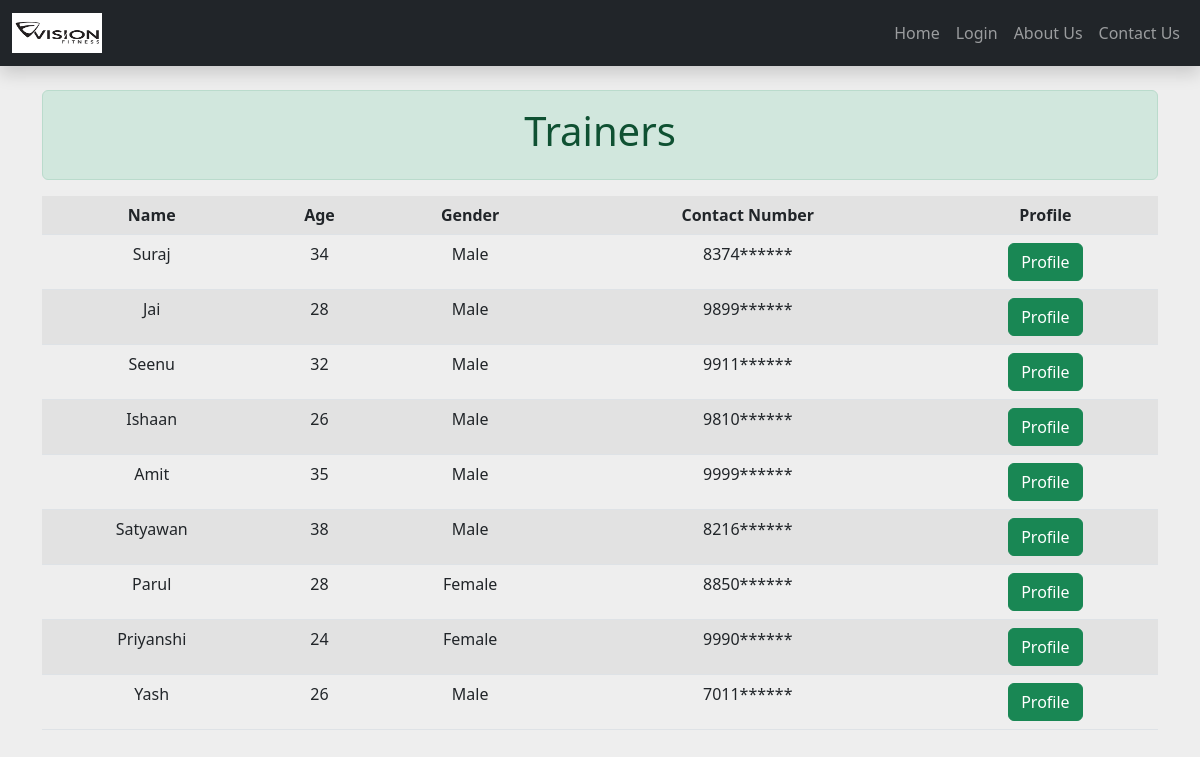
/Trainerlist/, run on the app's committed database.
### health/models.py (models this page shows)
class TrainerModel(models.Model):
    contact_no= models.CharField(max_length=50)
    contact=models.CharField(max_length=100,null=True)
    Gender=models.CharField(max_length=50)
    Age=models.IntegerField(null=True)
    Expertise=models.CharField(max_length=100)
    Experience=models.IntegerField(null=True)
    Name=models.CharField(max_length=100)
    Fees=models.IntegerField(null=True)
    Fees1=models.IntegerField(null=True)
    Fees2=models.IntegerField(null=True)
    profile=models.ImageField(upload_to="static/health/image")
    profile1=models.ImageField(blank=True)

### health/views.py (the view)
# urls.py: path('Trainerlist/', views.Trainerlist, name="Trainerlist"),
def Trainerlist(request):
    user1=TrainerModel.objects.all()
    return render(request, "health/Trainerlist.html",{"user1":user1})

### health/Templates/health/Trainerlist.html
{% extends "health/base.html" %}
{% block content %}
<div class="container mt-4">
    <div class="alert alert-success mb-3 text-center">
        <strong><h1>Trainers</h1></strong>
      </div>
    <div class="d-flex justify-content-center">
        <table class="table table-striped text-center">
            <tr>
            <th>Name</th>
            <th>Age</th>
            <th>Gender</th>
            <th>Contact Number</th>
            <th>Profile</th>
            </tr>
            {% for d in user1 %}
            <tr>
            <td>{{d.Name}}</td>
            <td>{{d.Age}}</td>
            <td>{{d.Gender}}</td>
            <td>{{d.contact}}</td>
            <td><a href="{% url 'view_profile' id=d.id %}" class="btn btn-success">Profile</a></td>
            </tr>
            {% endfor %}
        </table>
        </div>
</div>
{% endblock %}

### data on the page
TrainerModel: Name "Suraj", Age "34", Gender "Male", contact "8374******"
TrainerModel: Name "Jai", Age "28", Gender "Male", contact "9899******"
TrainerModel: Name "Seenu", Age "32", Gender "Male", contact "9911******"
TrainerModel: Name "Ishaan", Age "26", Gender "Male", contact "9810******"
TrainerModel: Name "Amit", Age "35", Gender "Male", contact "9999******"
TrainerModel: Name "Satyawan", Age "38", Gender "Male", contact "8216******"
TrainerModel: Name "Parul", Age "28", Gender "Female", contact "8850******"
TrainerModel: Name "Priyanshi", Age "24", Gender "Female", contact "9990******"
TrainerModel: Name "Yash", Age "26", Gender "Male", contact "7011******"
